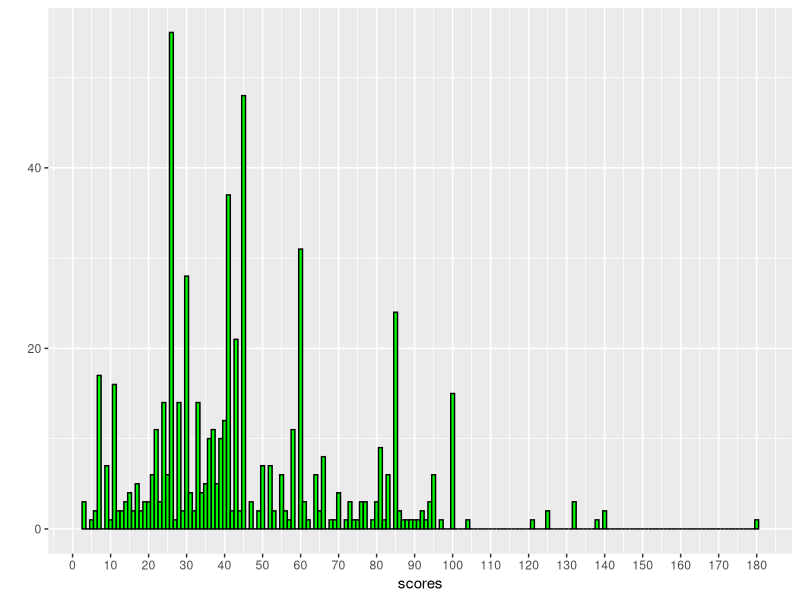
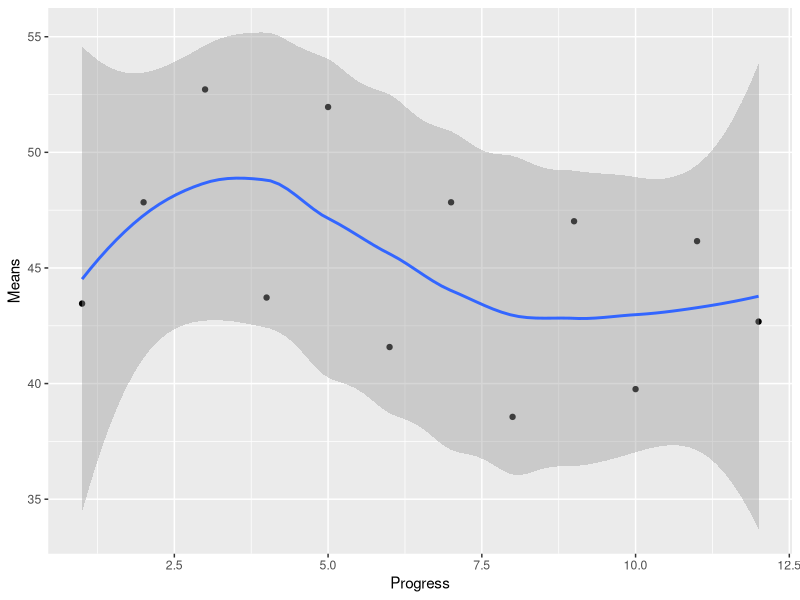
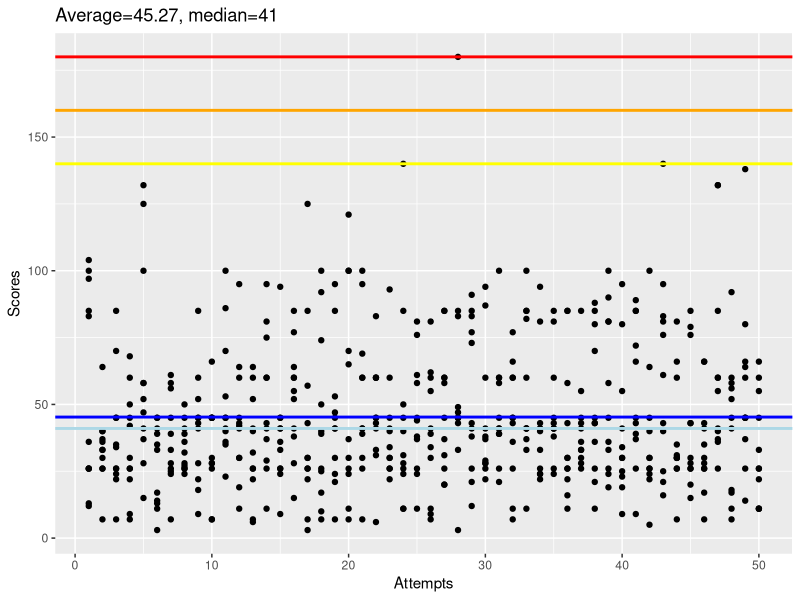

The R source for these figures, in order:
library(ggplot2)
#Scores1 28NOV16
scores1 <- c(26,33,85,60,41,35,7,26,52,45,53,45,26,43,41,55,30,40,41,121,39,43,30,40,44,60,26,3,12,26,41,45,11,81,41,85,45,43,100,34,72,30,43,66,26,28,36,41,66,11)
#Scores2 16JAN17
scores2 <- c(41,30,33,25,100,23,40,9,50,100,43,45,60,49,85,83,58,17,45,65,50,30,24,52,86,58,28,41,52,100,45,30,45,73,73,25,100,14,50,26,85,45,26,44,21,15,39,45,43,26)
#Scores3 23JAN17
scores3 <- c(85,40,70,9,58,45,26,45,85,7,23,30,22,41,45,28,26,100,95,100,41,45,26,26,81,30,31,180,85,41,60,66,100,26,81,16,33,70,24,30,45,45,140,81,30,41,60,17,60,45)
#Scores4 01FEB17
scores4 <- c(97,36,26,30,28,11,39,26,22,45,86,30,41,37,9,85,85,39,53,70,95,33,26,11,26,34,20,49,41,94,45,60,41,22,60,30,43,45,36,95,39,26,95,7,28,66,26,7,80,11)
#Scores5 06FEB17
scores5 <- c(100,37,45,68,132,41,58,32,41,28,36,95,60,60,36,38,7,92,21,100,26,83,60,28,45,55,45,47,77,60,100,7,85,41,45,43,36,26,19,25,66,64,76,26,76,26,55,58,45,26)
#Scores6 15FEB17
scores6 <- c(36,30,22,22,100,13,24,28,28,45,100,11,32,26,26,64,26,50,30,11,100,6,45,31,11,41,60,85,43,22,26,77,41,40,41,30,26,21,81,55,85,24,21,30,85,26,60,18,64,60)
#Scores7 20FEB17
scores7 <- c(26,64,35,26,47,45,28,24,60,30,40,60,7,60,41,15,30,7,85,65,69,45,34,140,38,81,37,33,73,38,58,60,41,33,41,85,41,80,81,30,85,100,61,30,43,30,40,11,37,22)
#Scores8 22FEB17
scores8 <- c(83,33,34,26,52,3,56,36,43,26,70,64,6,81,33,52,3,25,24,30,7,60,40,11,76,11,60,45,91,28,21,26,82,24,85,11,30,11,33,80,43,26,40,26,20,43,37,56,14,11)
#Scores9 28FEB17
scores9 <- c(13,26,45,7,37,17,25,27,45,45,41,19,26,95,45,60,22,26,7,37,30,60,41,85,58,9,85,45,26,87,39,45,60,24,26,58,85,85,90,23,9,40,81,60,15,35,132,60,138,55)
#Scores10 05MAR17
scores10 <- c(12,7,24,45,125,33,61,50,9,66,45,42,64,11,26,41,57,74,47,24,41,41,30,50,24,62,20,83,21,28,39,11,37,94,24,26,28,36,26,9,26,22,83,30,79,17,41,45,26,26)
#Scores11 06MAR17
scores11 <- c(104,26,26,50,15,14,33,39,18,7,35,43,40,29,94,60,125,10,45,7,60,60,22,45,37,39,85,43,38,37,41,43,33,41,38,26,33,88,58,19,89,30,25,31,26,66,132,92,45,66)
#Scores12 06MAR17
scores12 <- c(26,40,7,42,58,39,45,41,45,28,45,41,52,75,24,77,43,17,41,26,60,31,93,24,61,7,58,45,83,29,60,36,85,43,43,22,55,43,45,41,37,5,16,35,43,7,85,52,45,33)

ScoreTable <- data.frame(1:50,scores1,scores2,scores3,scores4,scores5,scores6,scores7,
                         scores8,scores9,scores10,scores11,scores12)
colnames(ScoreTable)[1] <- 'Attempts'

scores <- NULL
for(i in 2:length(ScoreTable[1,])){scores <- append(scores,ScoreTable[,i],length(scores))}

listofmeans <- NULL
for(i in 1:length(ScoreTable[1,])-1){listofmeans[i] <- mean(ScoreTable[,i+1])}

qplot(x=scores,binwidth=1,fill=I('green'),col=I('black'))+
  scale_x_continuous(breaks=seq(0,180,10))


qplot(x=seq_along(listofmeans),y=listofmeans,geom=c('point','smooth'),xlab='Progress',ylab='Means')

gg <- ggplot(ScoreTable,aes(Attempts))
gg <- gg + ggtitle(paste('Average=',round(mean(scores),2),', median=',median(scores),sep=''))
gg <- gg + geom_point(aes(y=ScoreTable[,2]))
for(i in 3:(length(scores)/50)+1){gg <- gg + geom_point(y=ScoreTable[,i])}
gg <- gg + geom_hline(color='blue',yintercept=mean(scores),size=1)
gg <- gg + geom_hline(color='lightblue',yintercept=median(scores),size=1)
gg <- gg + geom_hline(color='yellow',yintercept=140,size=1)
gg <- gg + geom_hline(color='orange',yintercept=160,size=1)
gg <- gg + geom_hline(color='red',yintercept=180,size=1)
gg <- gg + labs(y='Scores')
gg
